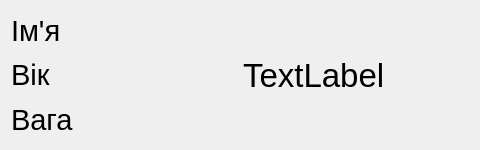
<?xml version="1.0" encoding="UTF-8"?>
<ui version="4.0">
 <class>My_data</class>
 <widget class="QDialog" name="My_data">
  <property name="geometry">
   <rect>
    <x>0</x>
    <y>0</y>
    <width>480</width>
    <height>150</height>
   </rect>
  </property>
  <property name="minimumSize">
   <size>
    <width>480</width>
    <height>150</height>
   </size>
  </property>
  <property name="maximumSize">
   <size>
    <width>480</width>
    <height>150</height>
   </size>
  </property>
  <property name="windowTitle">
   <string>Dialog</string>
  </property>
  <layout class="QGridLayout" name="gridLayout">
   <item row="2" column="0">
    <widget class="QLabel" name="label_3">
     <property name="font">
      <font>
       <pointsize>22</pointsize>
      </font>
     </property>
     <property name="text">
      <string>Вага</string>
     </property>
    </widget>
   </item>
   <item row="0" column="0">
    <widget class="QLabel" name="label">
     <property name="font">
      <font>
       <pointsize>22</pointsize>
      </font>
     </property>
     <property name="text">
      <string>Ім'я</string>
     </property>
    </widget>
   </item>
   <item row="1" column="0">
    <widget class="QLabel" name="label_2">
     <property name="font">
      <font>
       <pointsize>22</pointsize>
      </font>
     </property>
     <property name="text">
      <string>Вік</string>
     </property>
    </widget>
   </item>
   <item row="0" column="1" rowspan="3">
    <widget class="QLabel" name="label_4">
     <property name="font">
      <font>
       <pointsize>25</pointsize>
      </font>
     </property>
     <property name="text">
      <string>TextLabel</string>
     </property>
    </widget>
   </item>
  </layout>
 </widget>
 <resources/>
 <connections/>
</ui>
